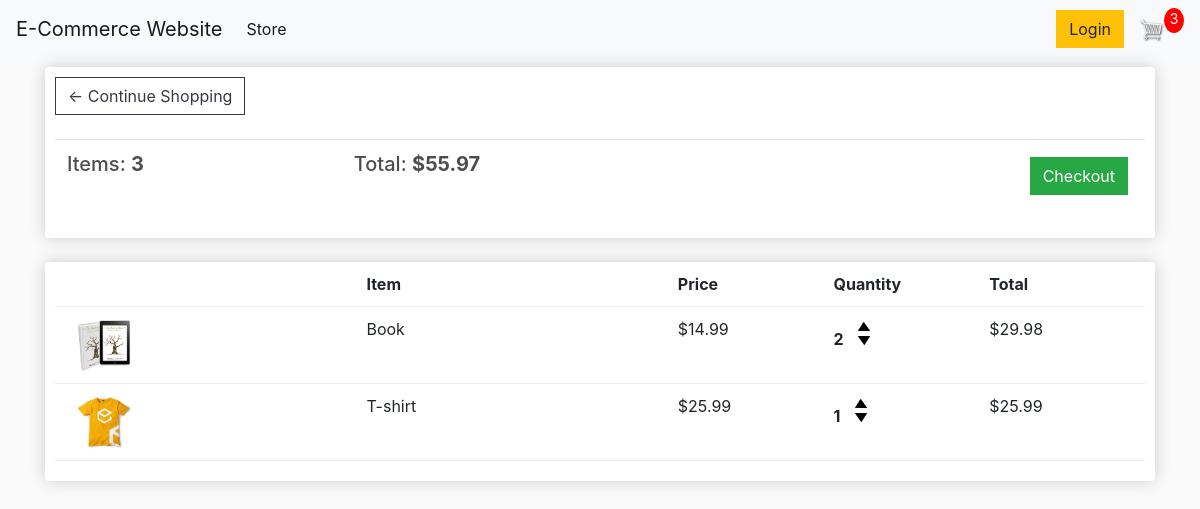
The app's page /cart/ (signed in), older data.
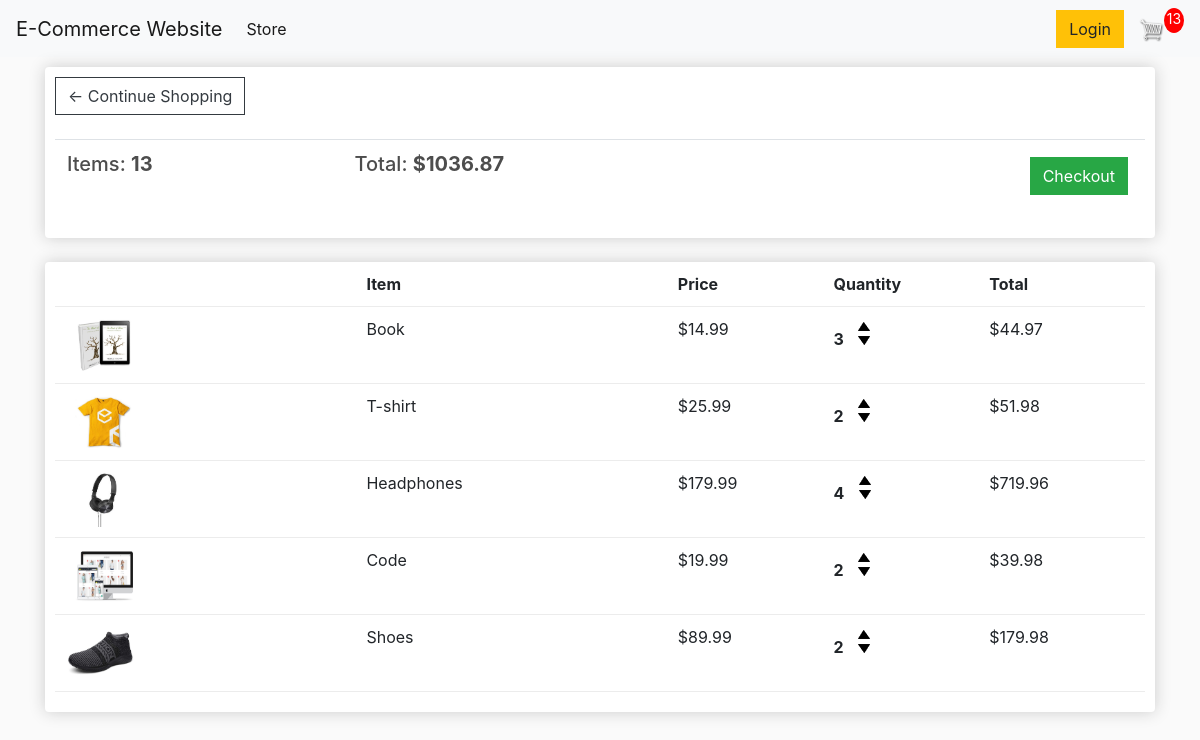
The same page, newer data.
### polls/models.py (models this page shows, shortened)
class Order(models.Model):
    customer = models.ForeignKey(Customer, on_delete=models.SET_NULL, null=True, blank=True)
    date_ordered = models.DateTimeField(auto_now_add=True)
    complete = models.BooleanField(default=False)
    transaction_id = models.CharField(max_length=100, null=True)
    @property
    def get_cart_total(self):
        orderitems = self.orderitem_set.all()
        total = sum([item.get_total for item in orderitems])
        return total
    @property
    def get_cart_items(self):
        orderitems = self.orderitem_set.all()
        total = sum([item.quantity for item in orderitems])
        return total

class OrderItem(models.Model):
    product = models.ForeignKey(Product, on_delete=models.SET_NULL, null=True)
    order = models.ForeignKey(Order, on_delete=models.SET_NULL, null=True)
    quantity = models.IntegerField(default=0, null=True, blank=True)
    date_added = models.DateTimeField(auto_now_add=True)
    @property
    def get_total(self):
        total = self.product.price * self.quantity
        return total

class Product(models.Model):
    name = models.CharField(max_length=200, null=True)
    price = models.FloatField()
    digital = models.BooleanField(default=False, null=True, blank=True)
    image = models.ImageField(null=True, blank=True)
    @property
    def imageURL(self):
        try:
            url = self.image.url
        except:
            url = ''
        return url

### polls/views.py (the view)
# urls.py: path('cart/', views.cart, name="cart"),
def cart(request):
    if request.user.is_authenticated:
        customer = request.user.customer
        order, created = Order.objects.get_or_create(customer=customer, complete=False)
        items = order.orderitem_set.all()
    else:
        items = []
        order = {'get_cart_total':0, 'get_cart_items': 0}
    context = {'items':items, 'order':order}
    return render(request, 'polls/cart.html', context)

### polls/templates/polls/cart.html
{% extends 'polls/main.html' %}
{% load static %}
{% block content %}
<div class="row">
    <div class="col-lg-12">
        <div class="box-element">
            <a class="btn btn-outline-dark" href="{% url 'store' %}">&#x2190; Continue Shopping</a>
            <br>
            <br>
            <table class="table">
                <tr>
                    <th><h5>Items: <strong>{{order.get_cart_items}}</strong></h5></th>
                    <th><h5>Total: <strong>${{order.get_cart_total|floatformat:2}}</strong></h5></th>
                    <th>
                        <a style="float:right; margin: 5px" class="btn btn-success" href="{% url 'checkout' %}">Checkout</a>
                    </th>
                </tr>
            </table>
        </div>
        <br>
        <div class="box-element">
            <div class="cart-row">
                <div style="flex:2"></div>
                <div style="flex:2"><strong>Item</strong></div>
                <div style="flex:1"><strong>Price</strong></div>
                <div style="flex:1"><strong>Quantity</strong></div>
                <div style="flex:1"><strong>Total</strong></div>
            </div>
            {% for item in items %}
            <div class="cart-row">
                <div style="flex:2"><img class="row-image" src="{{item.product.imageURL}}"></div>
                <div style="flex:2">{{item.product.name}}</div>
                <div style="flex:1">${{item.product.price|floatformat:2}}</div>
                <div style="flex:1">
                    <p class="quantity">{{item.quantity}}</p>
                    <div class="quantity">
                        <img data-product={{item.product.id}} data-action="add" class="chg-quantity update-cart" src="{% static 'images/arrow-up.png' %}">
                        <img data-product={{item.product.id}} data-action="remove" class="chg-quantity update-cart" src="{% static 'images/arrow-down.png' %}">
                    </div>
                </div>
                <div style="flex:1">${{item.get_total|floatformat:2}}</div>
            </div>
            {% endfor %}
        </div>
    </div>
</div>
{% endblock content %}

### polls/templates/polls/main.html (shortened to what this page needs)
<!DOCTYPE html>
{% load static %}
<html>
<head>
    <link rel="stylesheet" href="https://stackpath.bootstrapcdn.com/bootstrap/4.4.1/css/bootstrap.min.css">
    <link rel="stylesheet" type="text/css" href ="{% static 'css/main.css' %}">
</head>
<body>
    <nav class="navbar navbar-expand-lg navbar-light bg-light">
        <a class="navbar-brand" href="{% url 'store' %}">E-Commerce Website</a>
        <div class="collapse navbar-collapse" id="navbarSupportedContent">
          <ul class="navbar-nav mr-auto">
            <li class="nav-item active">
              <a class="nav-link" href="{% url 'store' %}">Store <span class="sr-only">(current)</span></a>
            </li>
          </ul>
          <div class="form-inline my-2 my-lg-0">
            <a href="#"class="btn btn-warning">Login</a>
            <a href="{% url 'cart' %}">
               <img  id="cart-icon" src="{% static 'images/cart.png' %}">
           </a>
           <p id="cart-total">{{order.get_cart_items}}</p>
          </div>
        </div>
      </nav>
    <div class="container">
        {% block content %}
        {% endblock content %}
    </div>
</body>
</html>

Row changes from the older to the newer data that the page shows:
changed through a linked row, Order: get_cart_items "3" → "13"; get_cart_total "55.97" → "1036.87"
changed OrderItem "Book": quantity "2" → "3"; get_total "29.98" → "44.97"
changed OrderItem "T-shirt": quantity "1" → "2"; get_total "25.99" → "51.98"
added OrderItem: product.imageURL (picture), product.name "Headphones", product.price "179.99", quantity "4", get_total "719.96"
added OrderItem: product.imageURL (picture), product.name "Code", product.price "19.99", quantity "2", get_total "39.98"
added OrderItem: product.imageURL (picture), product.name "Shoes", product.price "89.99", quantity "2", get_total "179.98"
